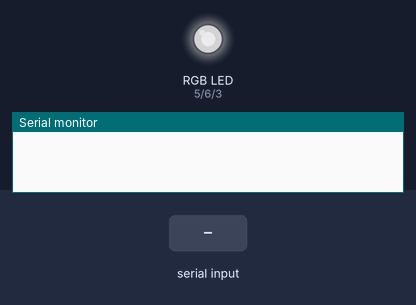
The sketch below on a simulated Arduino Uno, built with avr-gcc and run on an emulated ATmega328P. On the bench: an RGB LED mixed from three pins (HIGH = lit), the last lines printed to the serial monitor. The inputs (shaded band) are chosen by the test bench. Dim RGB values are drawn brighter than linear; pins used as bus, display or sensor lines are not drawn.

Above: at 1.2 s.
1.3 s: "ON" received over Serial
At 2.3 s:
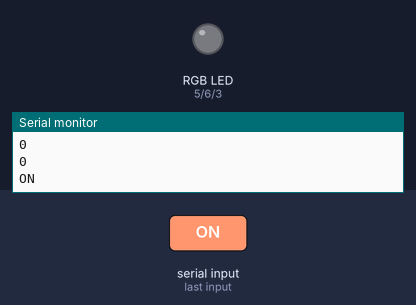
3.0 s: "*" received over Serial
Timing chart, 0 to 6.0 s (numbered marks = the images above; inputs shaded):
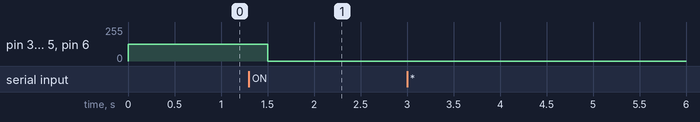

The sketch:

BLUETOOTH_RGB_LEDstrip2.ino
```cpp
#define REDPIN 5
#define GREENPIN 6
#define BLUEPIN 3
#define POWERPIN 7
#define FADESPEED 5
int r = 127;//rgb values
int g = 127;
int b = 127;
String message; //string that stores the incoming message
char partyMode = 'r';
boolean passed = false, power = true, partying = false;
void setup()
{
  Serial.begin(9600); //set baud rate
  pinMode(REDPIN, OUTPUT);//default rgb value when starting
  pinMode(GREENPIN, OUTPUT);
  pinMode(BLUEPIN, OUTPUT);
  pinMode(POWERPIN, OUTPUT);
  digitalWrite(POWERPIN, HIGH);//sets relay to off power
  analogWrite(REDPIN, r);
  analogWrite(GREENPIN, g);
  analogWrite(BLUEPIN, b);
}

void loop(){
  while (Serial.available()){
    message += char(Serial.read());
    if (message[message.length() - 1] == '*'){// '*' is end character for all commands sent via serial
      passed = false;
      break;
    }
  }

  if (( !passed )) {//will not enter condition if already entered and no new serial.
    if (message!="") {//if data is available
      if (message.substring(0, message.length() -1).equals("ON") ){//string sent from bluetooth
        digitalWrite(POWERPIN, LOW);
        Serial.println("ON");
      }

      else if ( message.substring(0, message.length() -1).equals("OFF") ){
        digitalWrite(POWERPIN, HIGH);
        Serial.println("OFF");
      }

      else{
        r = message.substring(0,3).toInt();//reads individual rgb values from 0-255
        g = message.substring(3,6).toInt();
        b = message.substring(6,9).toInt();
        Serial.println(r);//prints each value of rgb
        Serial.println(g);
        Serial.println(b);
        analogWrite(REDPIN, r);//writes data to change colors
        analogWrite(GREENPIN, g);
        analogWrite(BLUEPIN, b);
      }
      Serial.println(message);
      Serial.flush();
      message=""; //clear the data
      passed = true;//signifies having entered the condition.
    }
  }
  delay(500);
}
```

Measured:
- after the input at 1.3 s, pin 3 (BLUEPIN), pin 5 (REDPIN), pin 6 (GREENPIN): 127/255 → 0/255 after 0.20 s
